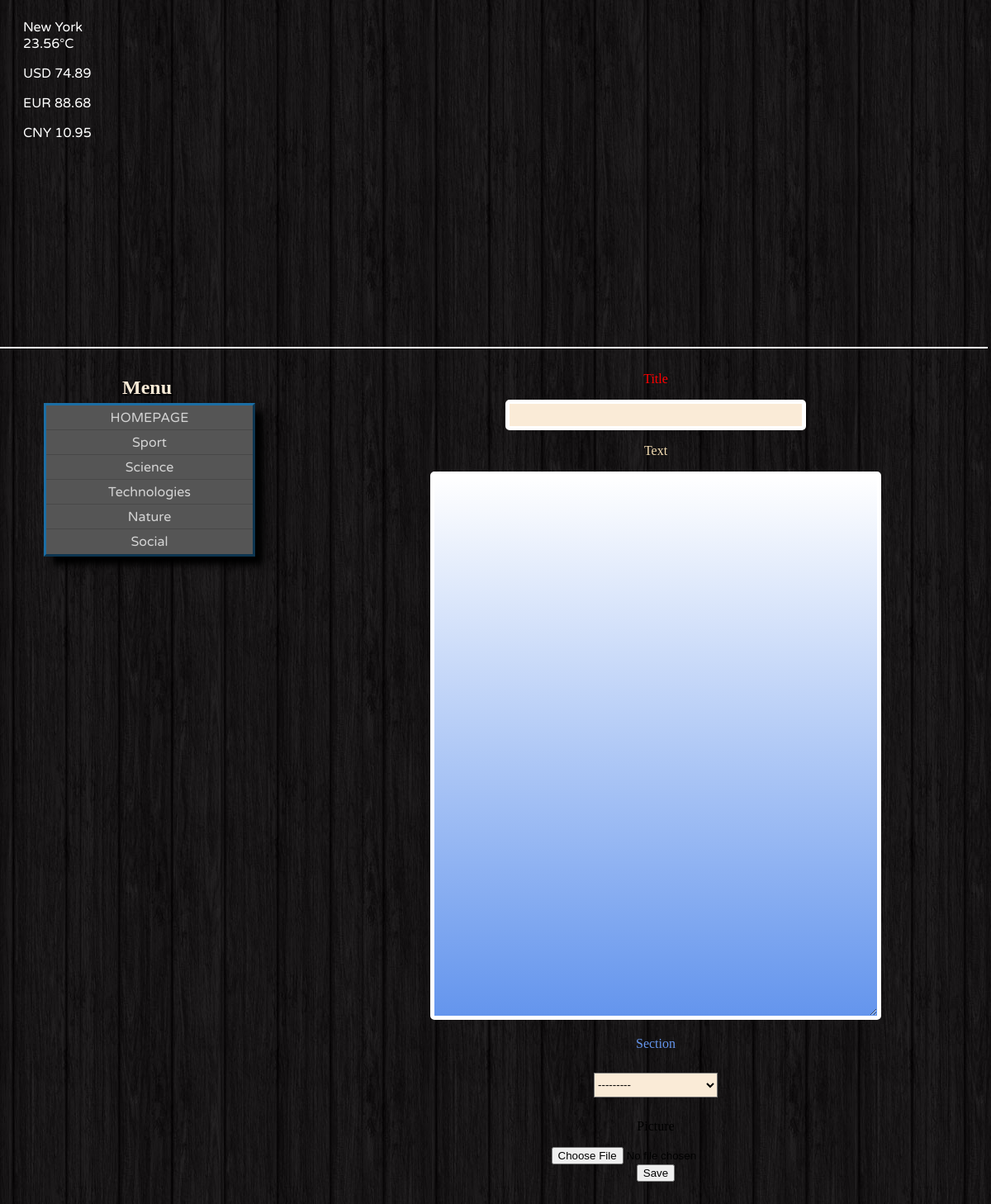
Screenshot of /Sport/create_news/ with the database file from the repository.
### newscontent/models.py (models this page shows, shortened)
class Section(models.Model):
    title = models.CharField(max_length=25, unique=True)
    description = models.TextField(max_length=100, blank=True, null=True)
    picture = models.ImageField(upload_to=section_image_directory, blank=True, null=True)
    def __str__(self):
        return str(self.title)
    def get_absolute_url(self):
        return reverse('section_list', kwargs={'section_title': self.title})

### newscontent/views.py (the view)
# urls.py: path('<str:title>/create_news/', NewCreateView.as_view(), name='create_new'),
class NewCreateView(NewCreate):
    """Create news post host/section/create_news"""

### newscontent/forms.py
class NewForm(forms.ModelForm):
    class Meta:
        model = New
        fields = ['title', 'text', 'section','picture']
        widgets = {'text': forms.Textarea(attrs={'cols': 90, 'rows': 30, 'class': 'createnew_textfield'}),
                   'title': forms.TextInput(attrs={'color': 'white',
                                                   })
                   }

### newscontent/logic/url_logic.py (called while the page is built)
    @staticmethod
    def update_context():
        with open(data_rates, 'r') as file:
            valute = dict(json.loads(file.read()))
        with open(data_weather, 'r')as file:
            cities = dict(json.loads(file.read()))
            city = choice(list(cities.keys()))
            temp = cities[city]
            abs_context = {"city": city, "temp": temp, "valute": valute}
        return abs_context

    def get_context_data(self, *, object_list=None, **kwargs):
        context = super().get_context_data(**kwargs)
        context['sections'] = Section.objects.all()
        context['current_section'] = Section.objects.get(title=self.kwargs['title'])
        context.update(super().update_context())
        return context

### newscontent/templates/create_new.html
{% extends 'base.html' %}
{% block content %}
    <div class="createnewsform">
        <form method="post">{% csrf_token %}
            {% for f in form %}
                <p>
                <div class="create{{ f.label|lower }}label">
                    {{ f.label }}
                </div>
                <p>
                <div class="create{{ f.label|lower }}field">
                    {{ f }}
                </div>
            {% endfor %}
            <input type="submit" value="Save">
        </form>
    </div>
{% endblock %}

### newscontent/templates/base.html (shortened to what this page needs)
<!DOCTYPE html>
{% load static %}
<html lang="en">
<head>
    <link rel="stylesheet" type="text/css" href="{% static 'newscontent/css/style.css' %}">
    <link rel="stylesheet" type="text/css" href="{% static 'newscontent/css/fonts.css' %}">
</head>
<body>
<div class="slidercontainer">
<div class="container_slider_css">
</div>
</div>
{% block weather %}
    <div id="weather">
        {{ city }}
        <br>
        {{ temp }}°C
    </div>
{% endblock %}
{% block rates %}
    <div class="mainvalute">
        <p>USD {{ valute.USD }}</p>
        <p>EUR {{ valute.EUR }}</p>
        <p>CNY {{ valute.CNY }}</p>
    </div>
{% endblock %}
{% block menu %}
    <div class="menustyle">
        <h2 class="textmenu">Menu</h2>
        <nav class="menu_color">
            <ul class="my_menu">
            <li><a href="{% url 'main_page' %}">HOMEPAGE</a></li>
                {% for section in sections %}
                    <li><a href="{{ section.get_absolute_url }}">{{ section.title }}</a></li>
                {% endfor %}
            </ul>
        </nav>
    </div>
{% endblock %}
{% block content %}
{% endblock %}
</body>
</html>

### newscontent/static/newscontent/css/style.css (style rules this page uses)
body { background: url("../images/bg11.jpg"); }
a { text-decoration: none; }
.menu_color > ul > li + li > a { border-top: 1px rgba(255, 255, 255, 0.1); box-shadow: 0 -1px 0 rgba(0, 0, 0, 0.15); }
.my_menu { list-style: none; margin: 0; padding: 0; }
.my_menu li { margin: 0; padding: 0; position: relative; }
.my_menu li a { display: block; margin: 0; padding-top: 5px; padding-bottom: 5px; text-decoration: none; }
.menu_color { background: #555; width: 100%; border: 3px outset #1C6EA4; text-align: center; font-family: 'Varela Round'; box-shadow: 10px 10px 8px black; position: relative; }
.menu_color > ul > li > a { color: lightgray; background: rgba(0, 0, 0, 0); }
.textmenu { text-align: center; color: antiquewhite; text-shadow: 2px 2px black; margin-bottom: 5px; }
#weather { color: white; position: relative; top:-435px; left: 20px; font-family: 'Varela Round'; }
.menustyle { position: relative; width: 250px; margin-right: 20px; left:45px; top:-170px; }
.createnewsform { position: relative; top: -450px; left: 450px; margin: 20px; width: 50%; padding: 20px; text-align: center; }
.createtitlelabel { color: red; }
.createtitlefield input { width: 350px; height: 25px; border: 5px solid white; border-radius: 5px; background: antiquewhite; }
.createtextlabel { color: wheat; }
.createtextfield textarea { border: 5px white solid; border-radius: 5px; min-height: 650px; width: 90%; background: lightblue; background: linear-gradient(to bottom, white, cornflowerblue); }
.createsectionlabel { color: cornflowerblue; }
.createnewsform input { color: black; }
.createsectionfield select { width: 150px; height: 30px; margin:10px; background: antiquewhite; }
.slidercontainer { width: 100%; height: 400px; position: relative; margin-bottom: 50px; }
.container_slider_css { width:101%; height:420px; top: -8px; left:-8px; overflow:hidden; position:absolute; border-bottom: 2px white solid; }
.mainvalute { color:white; font-family: 'Varela Round'; position: relative; top:-435px; left: 20px; }

### rows the page displays
Section: title "Sport"
Section: title "Science"
Section: title "Technologies"
Section: title "Nature"
Section: title "Social"

### other values shown
{{ city }} "New York"
{{ temp }} "23.56"
{{ valute.USD }} "74.89"
{{ valute.EUR }} "88.68"
{{ valute.CNY }} "10.95"
{{ f.label }} "Title" "Text" "Section" "Picture"
